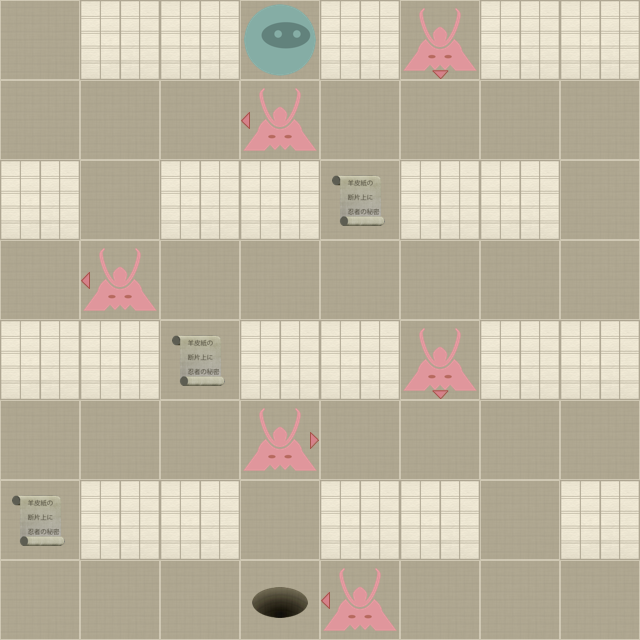

A 2D game scene composited from a Tiled map and its tileset images. What follows is a short description and the map's XML, with each tile layer's data collapsed to a summary:
An orthogonal 8x8 tile map with 80x80 px tiles, 2 tile layers (Level, Actors).

<map version="1.0" orientation="orthogonal" width="8" height="8" tilewidth="80" tileheight="80">
 <properties>
  <property name="moves" value="23" />
 </properties>
 <tileset firstgid="1" name="tiles" tilewidth="80" tileheight="80" spacing="2" margin="2">
  <image source="tiles-ipad.png" width="512" height="512" />
  <tile id="0">
   <properties>
    <property name="actor" value="exit" />
   </properties>
  </tile>
  <tile id="2">
   <properties>
    <property name="actor" value="guard" />
    <property name="direction" value="down" />
   </properties>
  </tile>
  <tile id="3">
   <properties>
    <property name="actor" value="guard" />
    <property name="direction" value="left" />
   </properties>
  </tile>
  <tile id="4">
   <properties>
    <property name="actor" value="guard" />
    <property name="direction" value="right" />
   </properties>
  </tile>
  <tile id="5">
   <properties>
    <property name="actor" value="guard" />
    <property name="direction" value="up" />
   </properties>
  </tile>
  <tile id="7">
   <properties>
    <property name="actor" value="player" />
   </properties>
  </tile>
  <tile id="8">
   <properties>
    <property name="actor" value="scroll" />
   </properties>
  </tile>
  <tile id="9">
   <properties>
    <property name="wall" value="1" />
   </properties>
  </tile>
 </tileset>
 <layer name="Level" width="8" height="8">
  <data>[64 cells, 64 non-empty, 2 distinct tile ids]</data>
 </layer>
 <layer name="Actors" width="8" height="8">
  <data>[64 cells, 11 non-empty, 6 distinct tile ids]</data>
 </layer>
</map>
